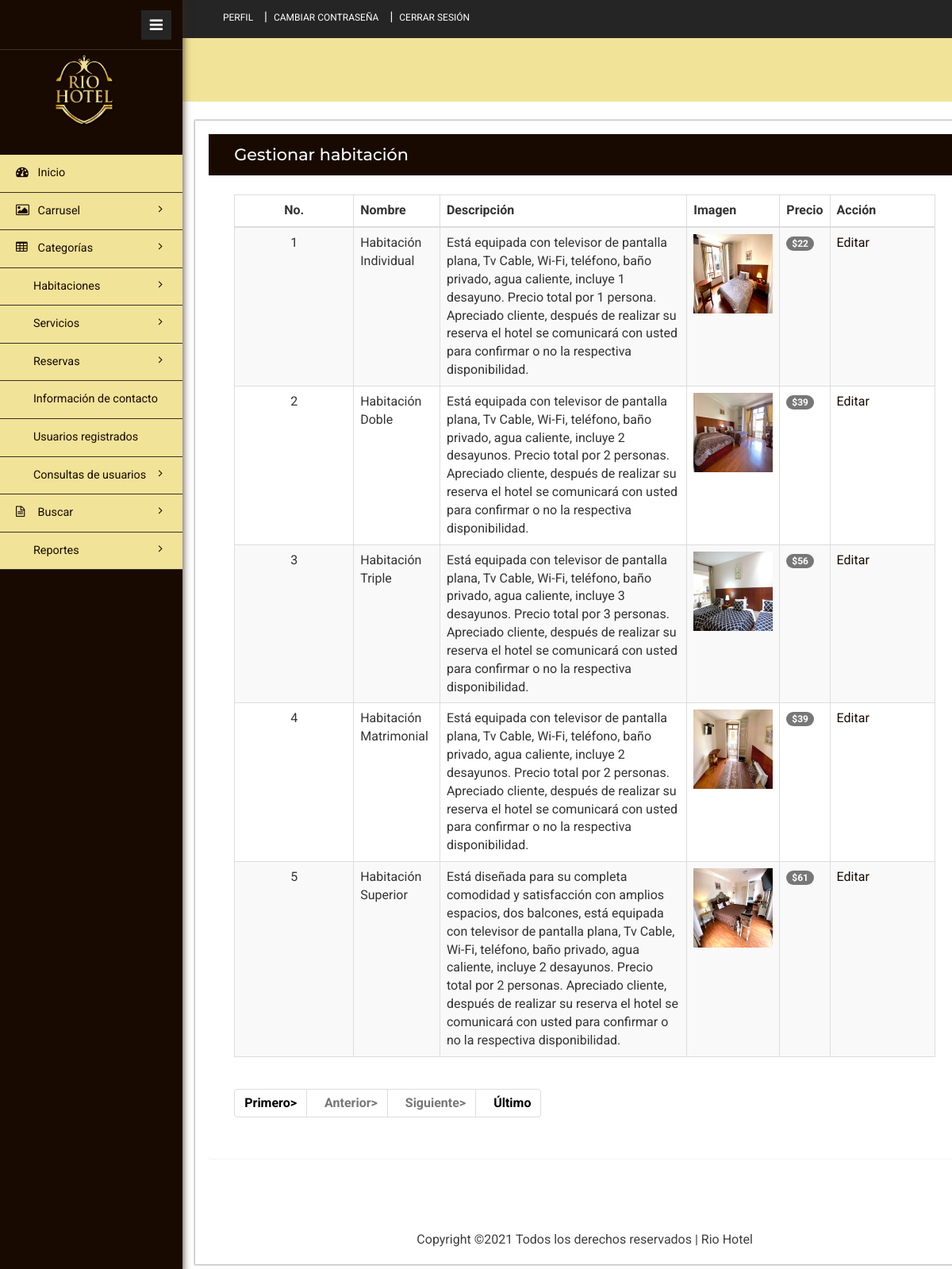
The page /admin/manage-room.php (signed in) on the database its author committed.
### tables this page shows
CREATE TABLE `tblroom` (
  `ID` int(10) NOT NULL,
  `RoomType` int(10) DEFAULT NULL,
  `RoomName` varchar(200) DEFAULT NULL,
  `MaxAdult` int(5) DEFAULT NULL,
  `MaxChild` int(5) DEFAULT NULL,
  `RoomDesc` mediumtext DEFAULT NULL,
  `NoofBed` int(5) DEFAULT NULL,
  `Image` varchar(200) DEFAULT NULL,
  `Image1` varchar(200) DEFAULT NULL,
  `Image2` varchar(200) DEFAULT NULL,
  `Image3` varchar(200) DEFAULT NULL,
  `RoomFacility` varchar(200) DEFAULT NULL,
  `CreationDate` timestamp NULL DEFAULT current_timestamp(),
  `Price` int(5) NOT NULL
);

### admin/manage-room.php (the view, shortened to what this page needs)
<?php
include('includes/dbconnection.php');
if (strlen($_SESSION['hbmsaid'] == 0)) {
	header('location:logout.php');
} else {
?>
	<!DOCTYPE HTML>
	<html>
	<head>
		<link href="css/bootstrap.min.css" rel='stylesheet' type='text/css' />
		<link href="css/style.css" rel='stylesheet' type='text/css' />
		<link href="css/font-awesome.css" rel="stylesheet">
		<link rel="stylesheet" href="css/icon-font.min.css" type='text/css' />
	</head>
	<body>
		<div class="page-container">
			<div class="left-content">
				<div class="inner-content">
					<?php include_once('includes/header.php'); ?>
					<div class="content">
						<div class="women_main">
							<div class="grids">
								<div class="panel panel-widget forms-panel">
									<div class="forms">
										<div class="form-grids widget-shadow" data-example-id="basic-forms">
											<div class="form-title">
												<h4>Gestionar habitación </h4>
											</div>
											<div class="form-body">
												<table class="table table-bordered table-striped table-vcenter js-dataTable-full-pagination">
													<thead>
														<tr>
															<th class="text-center">No.</th>
															<th>Nombre</th>
															<th class="d-none d-sm-table-cell">Descripción</th>
															<th class="d-none d-sm-table-cell">Imagen</th>
															<th class="d-none d-sm-table-cell">Precio</th>
															<th class="d-none d-sm-table-cell" style="width: 15%;">Acción</th>
														</tr>
													</thead>
													<tbody>
														<?php
														if (isset($_GET['pageno'])) {
															$pageno = $_GET['pageno'];
														} else {
															$pageno = 1;
														}
														$no_of_records_per_page = 10;
														$offset = ($pageno - 1) * $no_of_records_per_page;
														$ret = "SELECT ID FROM tblroom";
														$query1 = $dbh->prepare($ret);
														$query1->execute();
														$total_rows = $query1->rowCount();
														$total_pages = ceil($total_rows / $no_of_records_per_page);
														$sql = "SELECT * from tblroom LIMIT $offset, $no_of_records_per_page";
														$query = $dbh->prepare($sql);
														$query->execute();
														$results = $query->fetchAll(PDO::FETCH_OBJ);
														$cnt = 1;
														if ($query->rowCount() > 0) {
															foreach ($results as $row) {               ?>
																<tr>
																	<td class="text-center"><?php echo htmlentities($cnt); ?></td>
																	<td class="font-w600"><?php echo htmlentities($row->RoomName); ?></td>
																	<td class="d-none d-sm-table-cell"><?php echo htmlentities($row->RoomDesc); ?></td>
																	<td class="d-none d-sm-table-cell"><img src="images/<?php echo $row->Image; ?>" width="100" height="100"></td>
																	<td class="d-none d-sm-table-cell">
																		<span class="badge badge-primary">$<?php echo htmlentities($row->Price); ?></span>
																	</td>
																	<td class="d-none d-sm-table-cell"><a href="edit-room.php?editid=<?php echo ($row->ID); ?>">Editar</a></td>
																</tr>
														<?php $cnt = $cnt + 1;
															}
														} ?>
													</tbody>
												</table>
												<div align="left">
													<ul class="pagination">
														<li><a href="?pageno=1"><strong>Primero></strong></a></li>
														<li class="<?php if ($pageno <= 1) {
																		echo 'disabled';
																	} ?>">
															<a href="<?php if ($pageno <= 1) {
																			echo '#';
																		} else {
																			echo "?pageno=" . ($pageno - 1);
																		} ?>"><strong style="padding-left: 10px">Anterior></strong></a>
														</li>
														<li class="<?php if ($pageno >= $total_pages) {
																		echo 'disabled';
																	} ?>">
															<a href="<?php if ($pageno >= $total_pages) {
																			echo '#';
																		} else {
																			echo "?pageno=" . ($pageno + 1);
																		} ?>"><strong style="padding-left: 10px">Siguiente></strong></a>
														</li>
														<li><a href="?pageno=<?php echo $total_pages; ?>"><strong style="padding-left: 10px">Último</strong></a></li>
													</ul>
												</div>
											</div>
										</div>
									</div>
								</div>
							</div>
							<?php include_once('includes/footer.php'); ?>
						</div>
					</div>
				</div>
			</div>
			<?php include_once('includes/sidebar.php'); ?>
		</div>
	</body>
	</html><?php }  ?>

### rows shown on the page
tblroom: RoomName "Habitación Individual", RoomDesc "Está equipada con televisor de pantalla plana, Tv Cable, Wi-Fi, teléfono, baño privado, agua caliente, incluye 1 desayuno. Precio total por 1 persona. Apreciado cliente, después de realizar su reserva el hotel se comunicará con usted para confirmar o no la respectiva disponibilidad.", Image (picture), Price "22"
tblroom: RoomName "Habitación Doble", RoomDesc "Está equipada con televisor de pantalla plana, Tv Cable, Wi-Fi, teléfono, baño privado, agua caliente, incluye 2 desayunos. Precio total por 2 personas. Apreciado cliente, después de realizar su reserva el hotel se comunicará con usted para confirmar o no la respectiva disponibilidad.", Image (picture), Price "39"
tblroom: RoomName "Habitación Triple", RoomDesc "Está equipada con televisor de pantalla plana, Tv Cable, Wi-Fi, teléfono, baño privado, agua caliente, incluye 3 desayunos. Precio total por 3 personas. Apreciado cliente, después de realizar su reserva el hotel se comunicará con usted para confirmar o no la respectiva disponibilidad.", Image (picture), Price "56"
tblroom: RoomName "Habitación Matrimonial", RoomDesc "Está equipada con televisor de pantalla plana, Tv Cable, Wi-Fi, teléfono, baño privado, agua caliente, incluye 2 desayunos. Precio total por 2 personas. Apreciado cliente, después de realizar su reserva el hotel se comunicará con usted para confirmar o no la respectiva disponibilidad.", Image (picture), Price "39"
tblroom: RoomName "Habitación Superior", RoomDesc "Está diseñada para su completa comodidad y satisfacción con amplios espacios, dos balcones, está equipada con televisor de pantalla plana, Tv Cable, Wi-Fi, teléfono, baño privado, agua caliente, incluye 2 desayunos. Precio total por 2 personas. Apreciado cliente, después de realizar su reserva el hotel se comunicará con usted para confirmar o no la respectiva disponibilidad.", Image (picture), Price "61"
